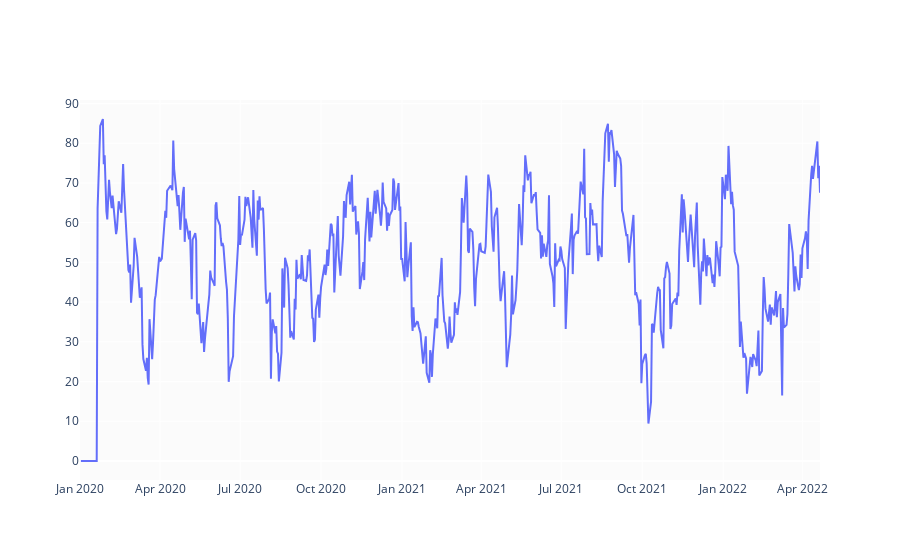

The notebook cell this image was saved under:
### Code cell
def relative_strength_idx(df, n=14):
    close = df['Close']
    delta = close.diff()
    delta = delta[1:]
    pricesUp = delta.copy()
    pricesDown = delta.copy()
    pricesUp[pricesUp < 0] = 0
    pricesDown[pricesDown > 0] = 0    
    rollUp = pricesUp.rolling(n).mean()
    rollDown = pricesDown.abs().rolling(n).mean()
    rs = rollUp / rollDown
    rsi = 100.0 - (100.0 / (1.0 + rs))
    return rsi

df['RSI'] = relative_strength_idx(df).fillna(0)

fig = go.Figure(go.Scatter(x=df.Date, y=df.RSI, name='RSI'))
fig.show()

### Figure 1 — Plotly figure (JSON) as saved in the notebook; plotly's stock layout.template omitted (floating-point values rounded to 4 significant figures; data arrays with more than 128 entries replaced by an {"elided": "..."} marker saying what was removed)
{"data": [{"name": "RSI", "type": "scatter", "x": {"elided": "574 str values"}, "y": {"elided": "574 float values"}}], "layout": {}}
